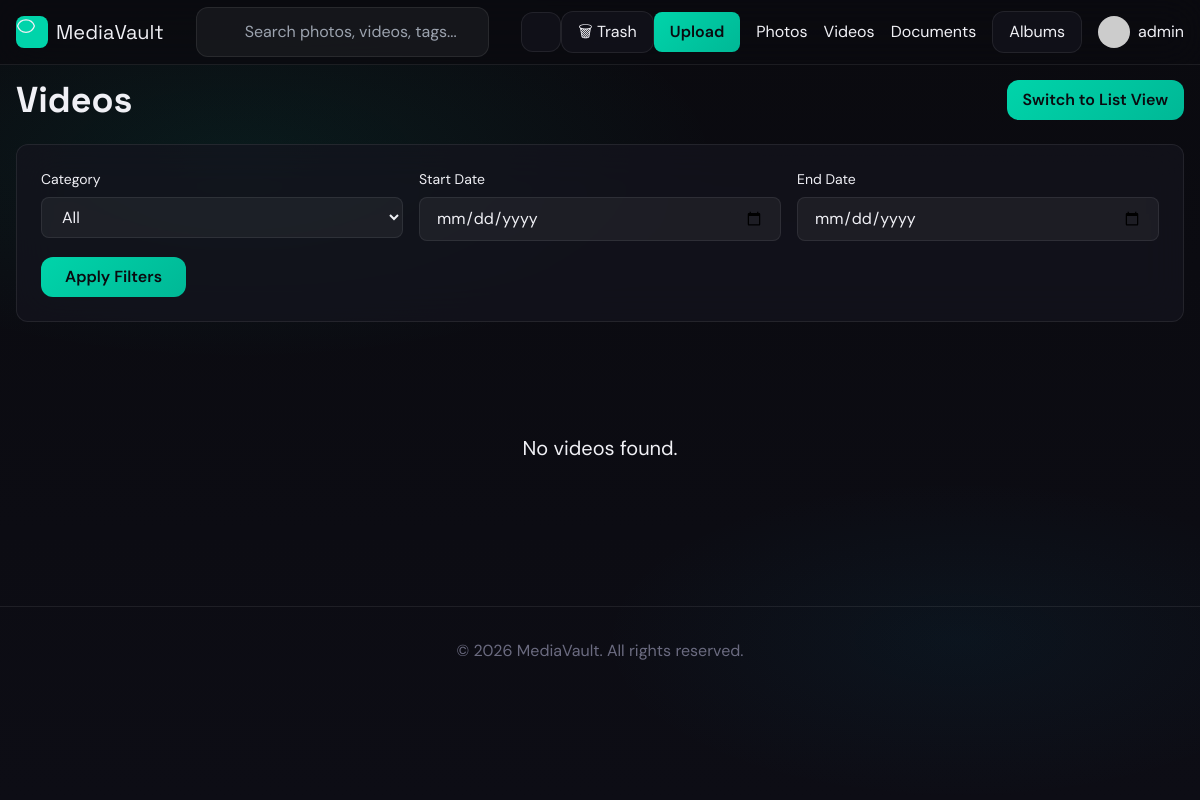
Page /videos/ (signed in) on the earlier database version.
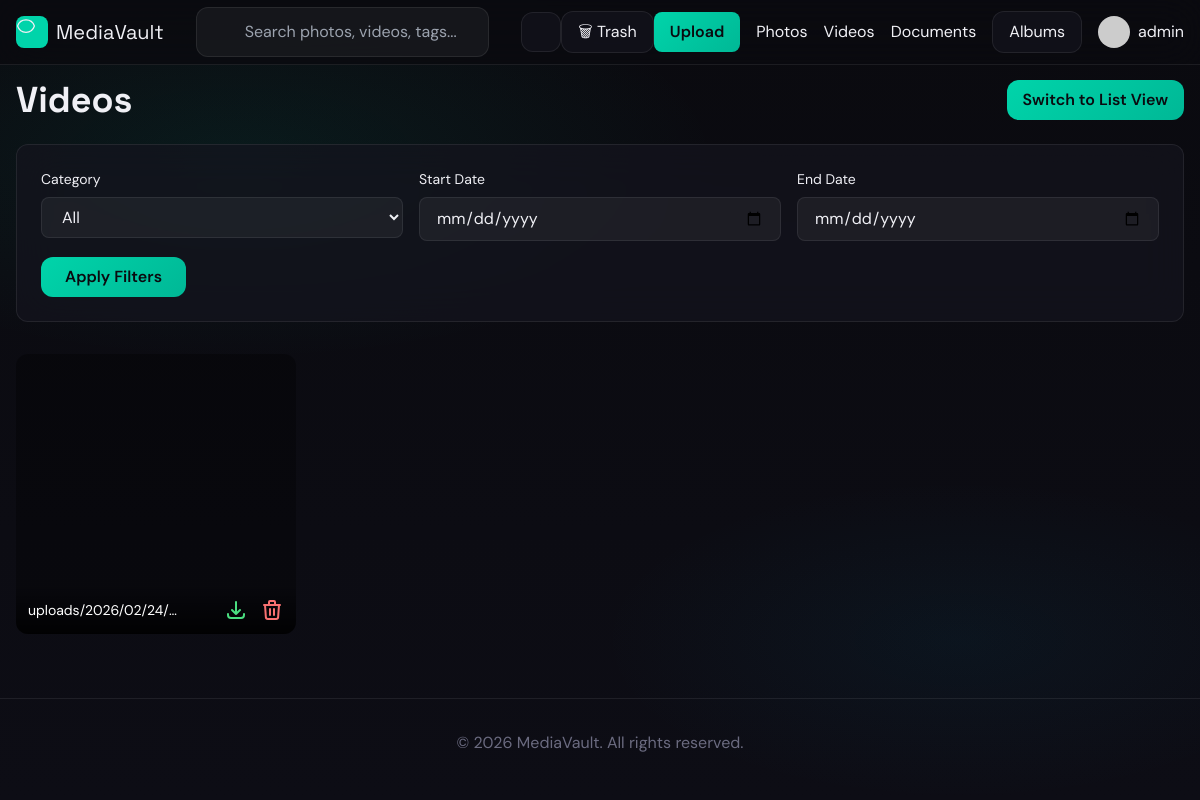
Same page on the later database version.
### gallery/models.py (models this page shows, shortened)
class MediaFile(models.Model):
    MEDIA_TYPES = (
        ("photo", "Photo"),
        ("video", "Video"),
        ("document", "Document"),
    )
    user = models.ForeignKey(settings.AUTH_USER_MODEL, on_delete=models.CASCADE)
    file = models.FileField(upload_to="uploads/%Y/%m/%d/")
    media_type = models.CharField(max_length=10, choices=MEDIA_TYPES, default="photo")
    size = models.PositiveIntegerField(default=0)
    category = models.CharField(max_length=50, blank=True, null=True)
    tags = models.CharField(
        max_length=500, blank=True, help_text="Comma separated tags"
    )
    is_favorite = models.BooleanField(default=False)
    is_deleted = models.BooleanField(default=False)
    share_token = models.UUIDField(default=uuid.uuid4, editable=False, unique=True)
    uploaded_at = models.DateTimeField(auto_now_add=True)
    albums = models.ManyToManyField("Album", related_name="media_files", blank=True)
    class Meta:
        ordering = ["-uploaded_at"]

### gallery/views.py (the view)
# urls.py: path("videos/", views.videos_list, name="videos_list"),
@login_required
def videos_list(request):
    queryset = MediaFile.objects.filter(
        user=request.user, media_type="video", is_deleted=False
    )
    queryset = apply_filters(request, queryset)
    context = {"files": queryset, "title": "Videos", "type": "video"}
    return render(request, "gallery/media_list.html", context)

### gallery/context_processors.py (called while the page is built)
def theme(request):
    return {"is_light_mode": request.session.get("theme") == "light"}

### gallery/views.py (called while the page is built)
def apply_filters(request, queryset):
    category = request.GET.get("category")
    start_date = request.GET.get("start_date")
    end_date = request.GET.get("end_date")
    if category:
        queryset = queryset.filter(category=category)
    if start_date:
        queryset = queryset.filter(
            uploaded_at__gte=datetime.strptime(start_date, "%Y-%m-%d")
        )
    if end_date:
        queryset = queryset.filter(
            uploaded_at__lte=datetime.strptime(end_date, "%Y-%m-%d")
        )
    return queryset

### templates/gallery/media_list.html (shortened to what this page needs)
{% extends 'base.html' %}
{% block content %}
<section class="mb-8">
    <div class="flex justify-between items-center mb-6">
        <h1 class="font-display text-4xl font-bold">{{ title }}</h1>
        <button id="toggleView" class="btn-accent px-4 py-2 rounded-xl">Switch to List View</button>
    </div>
    <form method="get" class="glass-card rounded-xl p-6 mb-8">
        <div class="grid grid-cols-1 md:grid-cols-3 gap-4">
            <div>
                <label class="block text-sm mb-2">Category</label>
                <select name="category" class="search-input w-full py-2 px-4 rounded-lg">
                    <option value="">All</option>
                </select>
            </div>
            <div>
                <label class="block text-sm mb-2">Start Date</label>
                <input type="date" name="start_date" value="{{ request.GET.start_date }}" class="search-input w-full py-2 px-4 rounded-lg">
            </div>
            <div>
                <label class="block text-sm mb-2">End Date</label>
                <input type="date" name="end_date" value="{{ request.GET.end_date }}" class="search-input w-full py-2 px-4 rounded-lg">
            </div>
        </div>
        <button type="submit" class="mt-4 btn-accent px-6 py-2 rounded-xl">Apply Filters</button>
    </form>
    <div id="mediaView" class="grid grid-cols-2 md:grid-cols-3 lg:grid-cols-4 gap-4">
        {% for file in files %}
            <div class="gallery-item rounded-xl overflow-hidden relative bg-black/30 {% if type == 'document' %}aspect-auto h-40{% else %}aspect-square{% endif %}">
                <a href="{% url 'media_detail' file.pk %}" class="block h-full">
                    {% if type == 'photo' %}
                        <img src="{{ file.file.url }}" alt="{{ file.file.name }}" class="w-full h-full object-cover">
                    {% elif type == 'video' %}
                        <video src="{{ file.file.url }}" class="w-full h-full object-cover" muted loop></video>
                    {% else %}
                        <div class="w-full h-full flex-center text-xl flex-col p-4">
                            <span class="text-5xl mb-2">📄</span>
                            <span class="text-sm truncate text-center">{{ file.file.name }}</span>
                        </div>
                    {% endif %}
                </a>
                <div class="absolute bottom-0 left-0 right-0 p-3 bg-gradient-to-t from-black/80 to-transparent flex justify-between items-center">
                    <span class="text-white text-sm truncate max-w-[60%]">{{ file.file.name }}</span>
                    <div class="flex gap-3">
                        <a href="{{ file.file.url }}" download
                           class="text-green-400 hover:text-green-300 transition-colors"
                           title="Download">
                            <svg class="w-6 h-6" fill="none" stroke="currentColor" viewBox="0 0 24 24">
                                <path stroke-linecap="round" stroke-linejoin="round" stroke-width="2" d="M4 16v1a3 3 0 003 3h10a3 3 0 003-3v-1m-4-4l-4 4m0 0l-4-4m4 4V4"/>
                            </svg>
                        </a>
                        <a href="{% url 'delete_file' file.pk %}?next={{ request.get_full_path|urlencode }}"
                           class="text-red-400 hover:text-red-300 transition-colors"
                           title="Delete"
                           onclick="return confirm('Are you sure you want to delete this file?');">
                            <svg class="w-6 h-6" fill="none" stroke="currentColor" viewBox="0 0 24 24">
                                <path stroke-linecap="round" stroke-linejoin="round" stroke-width="2" d="M19 7l-.867 12.142A2 2 0 0116.138 21H7.862a2 2 0 01-1.995-1.858L5 7m5 4v6m4-6v6m1-10V4a1 1 0 00-1-1h-4a1 1 0 00-1 1v3M4 7h16"/>
                            </svg>
                        </a>
                    </div>
                </div>
            </div>
        {% empty %}
            <p class="col-span-full text-center text-muted text-xl py-20">No {{ title|lower }} found.</p>
        {% endfor %}
    </div>
</section>
{% endblock %}

Differences in the rows shown:
added MediaFile: file.name "uploads/2026/02/24/…"
Other differences:
{{ title|lower }}: "videos" → (not shown)
text no longer shown: "No found."
